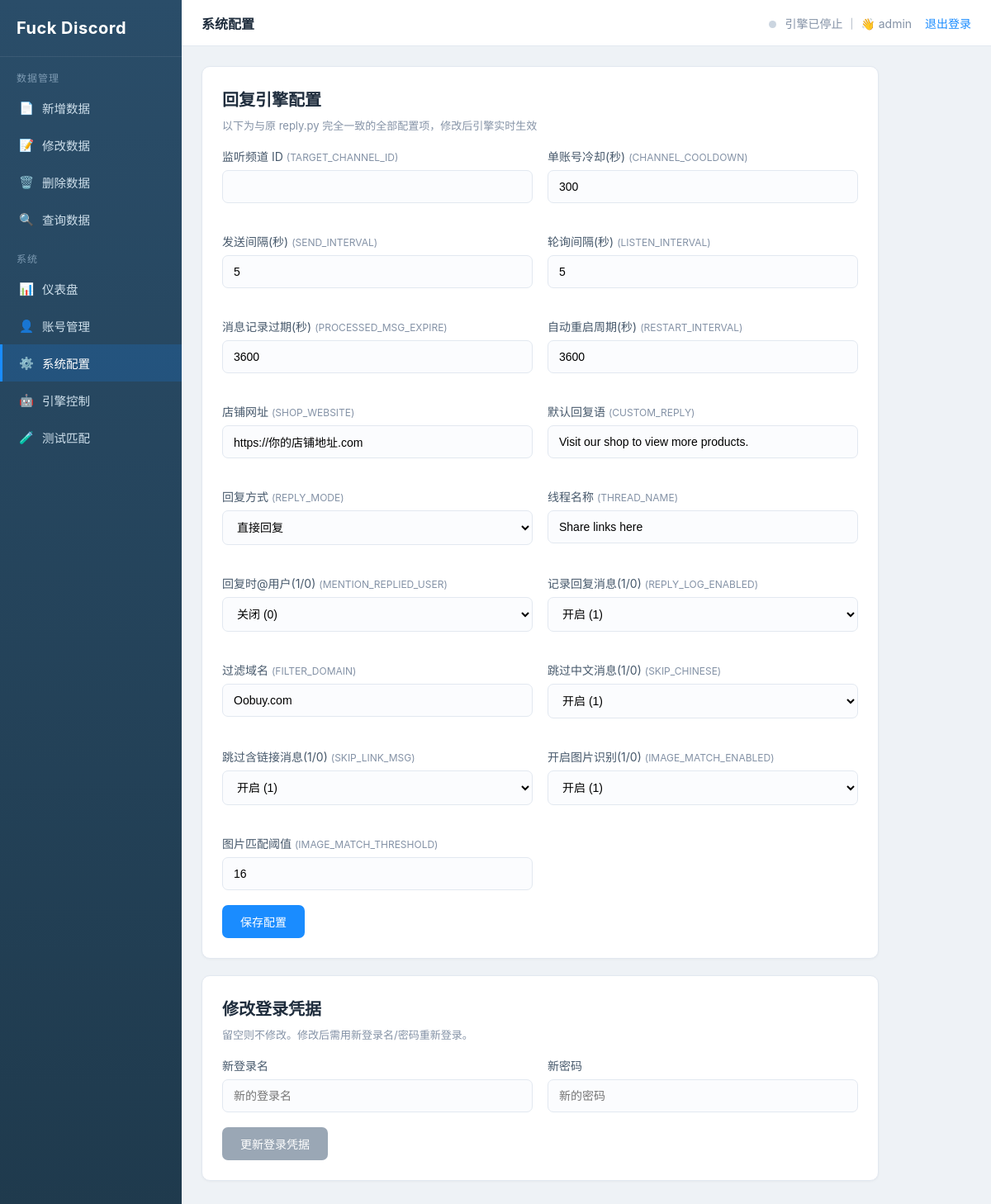
The app's page /settings (signed in) with its own data.
### tables this page shows
CREATE TABLE settings (
                key TEXT PRIMARY KEY,
                value TEXT NOT NULL
            );

### app.py (the view, shortened to what this page needs)
@app.route("/settings", methods=["GET", "POST"])
@login_required
def settings():
    return render_template(
        "settings.html",
        settings=store.get_settings(),
        labels=config.SETTING_LABELS,
        keys=list(config.DEFAULT_SETTINGS.keys()),
    )

### app.py (called while the page is built)
def login_required(view):
    @functools.wraps(view)
    def wrapped(*args, **kwargs):
        if not session.get("user"):
            return redirect(url_for("login", next=request.path))
        return view(*args, **kwargs)
    return wrapped

@app.context_processor
def inject_globals():
    return {"current_user": session.get("user"), "engine_running": engine.running}

### store.py (called while the page is built)
def _ensure_dirs():
    os.makedirs(os.path.dirname(DB_PATH), exist_ok=True)

@contextmanager
def get_conn():
    _ensure_dirs()
    conn = sqlite3.connect(DB_PATH, check_same_thread=False, timeout=15)
    conn.row_factory = sqlite3.Row
    conn.execute("PRAGMA journal_mode=WAL;")
    conn.execute("PRAGMA foreign_keys=ON;")
    try:
        yield conn
        conn.commit()
    finally:
        conn.close()

def get_settings():
    with get_conn() as conn:
        rows = conn.execute("SELECT key, value FROM settings").fetchall()
    data = {r["key"]: r["value"] for r in rows}
    for k, v in DEFAULT_SETTINGS.items():
        data.setdefault(k, v)
    return data

### templates/settings.html (shortened to what this page needs)
{% extends "base.html" %}
{% set active = 'settings' %}
{% block page_title %}系统配置{% endblock %}
{% block content %}
<div class="card" style="max-width:820px;">
  <h2>回复引擎配置</h2>
  <div class="sub">以下为与原 reply.py 完全一致的全部配置项，修改后引擎实时生效</div>
  <form method="post">
    <div class="grid2">
      {% for key in keys %}
      <div class="form-row">
        <label>{{ labels.get(key, key) }} <span class="hint">({{ key }})</span></label>
        {% if key in ['SHOP_WEBSITE', 'CUSTOM_REPLY'] %}
          <input type="text" name="{{ key }}" value="{{ settings.get(key, '') }}">
        {% elif key == 'REPLY_MODE' %}
          <select name="{{ key }}">
            <option value="reply" {{ 'selected' if settings.get(key, 'reply')=='reply' }}>直接回复</option>
          </select>
        {% elif key in ['SKIP_CHINESE','SKIP_LINK_MSG','IMAGE_MATCH_ENABLED','MENTION_REPLIED_USER','REPLY_LOG_ENABLED'] %}
          <select name="{{ key }}">
            <option value="1" {{ 'selected' if settings.get(key)=='1' }}>开启 (1)</option>
            <option value="0" {{ 'selected' if settings.get(key)=='0' }}>关闭 (0)</option>
          </select>
        {% else %}
          <input type="text" name="{{ key }}" value="{{ settings.get(key, '') }}">
        {% endif %}
      </div>
      {% endfor %}
    </div>
    <button class="btn" type="submit">保存配置</button>
  </form>
</div>
<div class="card" style="max-width:820px;">
  <h2>修改登录凭据</h2>
  <div class="sub">留空则不修改。修改后需用新登录名/密码重新登录。</div>
  <form method="post">
    <div class="grid2">
      <div class="form-row">
        <label>新登录名</label>
        <input type="text" name="new_username" placeholder="新的登录名">
      </div>
      <div class="form-row">
        <label>新密码</label>
        <input type="password" name="new_password" placeholder="新的密码">
      </div>
    </div>
    <button class="btn btn-secondary" type="submit">更新登录凭据</button>
  </form>
</div>
{% endblock %}

### templates/base.html (shortened to what this page needs)
<!DOCTYPE html>
<html lang="zh-CN">
<head>
  <link rel="stylesheet" href="{{ url_for('static', filename='style.css') }}">
</head>
<body>
<div class="layout">
  <aside class="sidebar">
    <div class="brand">Fuck Discord</div>
    <div class="nav-group-title">数据管理</div>
    <a class="nav-item {{ 'active' if active=='add' }}" href="{{ url_for('product_add') }}">
      <span class="ico">📄</span> 新增数据</a>
    <a class="nav-item {{ 'active' if active=='products' }}" href="{{ url_for('products') }}">
      <span class="ico">📝</span> 修改数据</a>
    <a class="nav-item {{ 'active' if active=='delete' }}" href="{{ url_for('products', mode='delete') }}">
      <span class="ico">🗑️</span> 删除数据</a>
    <a class="nav-item {{ 'active' if active=='query' }}" href="{{ url_for('products') }}">
      <span class="ico">🔍</span> 查询数据</a>
    <div class="nav-group-title">系统</div>
    <a class="nav-item {{ 'active' if active=='dashboard' }}" href="{{ url_for('dashboard') }}">
      <span class="ico">📊</span> 仪表盘</a>
    <a class="nav-item {{ 'active' if active=='accounts' }}" href="{{ url_for('accounts') }}">
      <span class="ico">👤</span> 账号管理</a>
    <a class="nav-item {{ 'active' if active=='settings' }}" href="{{ url_for('settings') }}">
      <span class="ico">⚙️</span> 系统配置</a>
    <a class="nav-item {{ 'active' if active=='engine' }}" href="{{ url_for('engine_page') }}">
      <span class="ico">🤖</span> 引擎控制</a>
    <a class="nav-item {{ 'active' if active=='test' }}" href="{{ url_for('test_match') }}">
      <span class="ico">🧪</span> 测试匹配</a>
  </aside>
  <div class="main">
    <div class="topbar">
      <div class="page-title">{% block page_title %}{% endblock %}</div>
      <div class="user">
        <span class="status-dot {{ 'on' if engine_running else 'off' }}"></span>
        引擎{{ '运行中' if engine_running else '已停止' }}
        ｜ 👋 {{ current_user }}
        <a href="{{ url_for('logout') }}">退出登录</a>
      </div>
    </div>
    <div class="content">
      {% block content %}{% endblock %}
    </div>
  </div>
</div>
</body>
</html>

### static/style.css (style rules this page uses)
:root { --sidebar: #2a4d69; --sidebar-dark: #1f3a4d; --sidebar-active: #1a8cff; --primary: #1a8cff; --primary-dark: #1577d6; --bg: #eef2f6; --card: #ffffff; --border: #e2e8f0; --text: #1f2d3d; --muted: #8492a6; --danger: #e74c3c; --success: #2ecc71; }
* { box-sizing: border-box; }
body { margin: 0; font-family: -apple-system, "PingFang SC", "Microsoft YaHei", "Segoe UI", sans-serif; background: var(--bg); color: var(--text); }
a { text-decoration: none; color: inherit; }
.layout { display: flex; min-height: 100vh; }
.sidebar { width: 220px; background: linear-gradient(180deg, var(--sidebar), var(--sidebar-dark)); color: #cfe0ec; flex-shrink: 0; display: flex; flex-direction: column; }
.brand { font-size: 20px; font-weight: 700; color: #fff; padding: 22px 20px; letter-spacing: 0.5px; border-bottom: 1px solid rgba(255,255,255,0.08); }
.nav-group-title { font-size: 12px; color: #7e9bb3; padding: 16px 20px 6px; letter-spacing: 1px; }
.nav-item { display: flex; align-items: center; gap: 10px; padding: 12px 20px; color: #cfe0ec; font-size: 14.5px; cursor: pointer; border-left: 3px solid transparent; }
.nav-item.active { background: rgba(26,140,255,0.18); border-left-color: var(--sidebar-active); color: #fff; }
.nav-item .ico { width: 18px; text-align: center; }
.main { flex: 1; display: flex; flex-direction: column; min-width: 0; }
.topbar { height: 56px; background: var(--card); border-bottom: 1px solid var(--border); display: flex; align-items: center; justify-content: space-between; padding: 0 24px; }
.topbar .page-title { font-weight: 600; font-size: 16px; }
.topbar .user { color: var(--muted); font-size: 14px; }
.topbar .user a { color: var(--primary); margin-left: 12px; }
.content { padding: 24px; }
.card { background: var(--card); border-radius: 10px; border: 1px solid var(--border); box-shadow: 0 1px 3px rgba(0,0,0,0.04); padding: 24px; margin-bottom: 20px; }
.card h2 { margin: 0 0 18px; font-size: 20px; }
.card .sub { color: var(--muted); font-size: 13px; margin: -10px 0 18px; }
.form-row { margin-bottom: 18px; }
.form-row label { display: block; font-size: 14px; margin-bottom: 7px; color: #46586b; }
.form-row input[type=text], .form-row input[type=password], .form-row input[type=number], .form-row textarea, .form-row select { width: 100%; padding: 11px 13px; border: 1px solid var(--border); border-radius: 7px; font-size: 14px; background: #fbfcfe; outline: none; }
.form-row .hint { font-size: 12px; color: var(--muted); margin-top: 5px; }
.grid2 { display: grid; grid-template-columns: 1fr 1fr; gap: 18px; }
.btn { display: inline-block; padding: 10px 22px; border: none; border-radius: 7px; font-size: 14px; cursor: pointer; background: var(--primary); color: #fff; }
.btn-secondary { background: #9aa7b5; }
.status-dot { display:inline-block; width:9px; height:9px; border-radius:50%; margin-right:6px; }
.status-dot.off { background: #cbd5e0; }

### records on screen
settings: get "监听频道 ID", key "TARGET_CHANNEL_ID"
settings: get "单账号冷却(秒)", key "CHANNEL_COOLDOWN", CHANNEL_COOLDOWN "300"
settings: get "发送间隔(秒)", key "SEND_INTERVAL", SEND_INTERVAL "5"
settings: get "轮询间隔(秒)", key "LISTEN_INTERVAL", LISTEN_INTERVAL "5"
settings: get "消息记录过期(秒)", key "PROCESSED_MSG_EXPIRE", PROCESSED_MSG_EXPIRE "3600"
settings: get "自动重启周期(秒)", key "RESTART_INTERVAL", RESTART_INTERVAL "3600"
settings: get "店铺网址", key "SHOP_WEBSITE", SHOP_WEBSITE "https://你的店铺地址.com"
settings: get "默认回复语", key "CUSTOM_REPLY", CUSTOM_REPLY "Visit our shop to view more products."
settings: get "回复方式", key "REPLY_MODE"
settings: get "线程名称", key "THREAD_NAME", THREAD_NAME "Share links here"
settings: get "回复时@用户(1/0)", key "MENTION_REPLIED_USER"
settings: get "记录回复消息(1/0)", key "REPLY_LOG_ENABLED"
settings: get "过滤域名", key "FILTER_DOMAIN", FILTER_DOMAIN "Oobuy.com"
settings: get "跳过中文消息(1/0)", key "SKIP_CHINESE"
settings: get "跳过含链接消息(1/0)", key "SKIP_LINK_MSG"
settings: get "开启图片识别(1/0)", key "IMAGE_MATCH_ENABLED"
settings: get "图片匹配阈值", key "IMAGE_MATCH_THRESHOLD", IMAGE_MATCH_THRESHOLD "16"

### other values on screen
{{ '运行中' if engine_running else '已停止' }} "已停止"
{{ current_user }} "admin"
